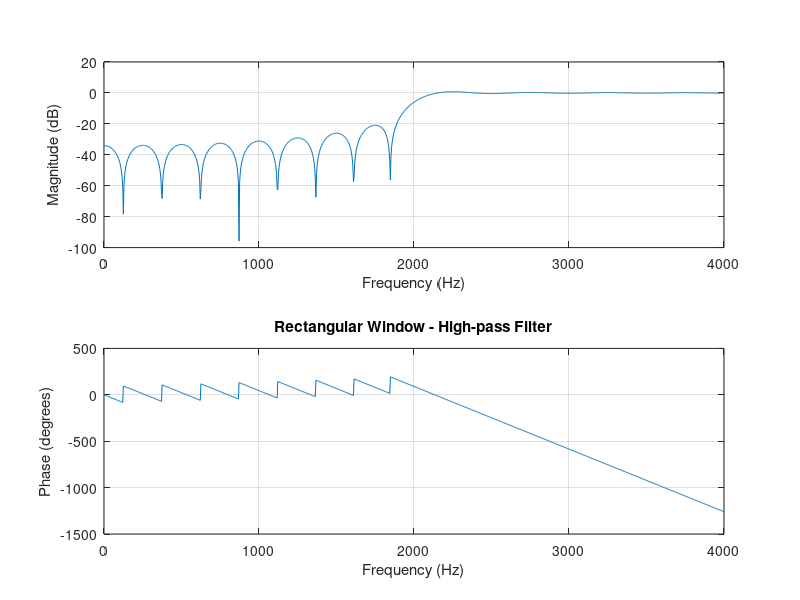
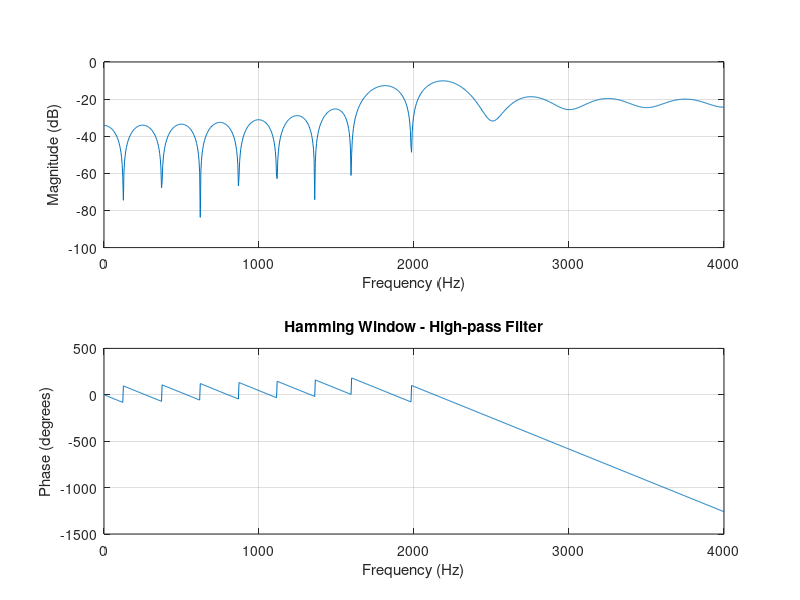

Source code (MATLAB) for these figures, in order:
% High-Pass FIR Filter using Various Windows
clc; clear; close all;

fs = 8000;  % Sampling Frequency
fc = 2000;  % Cutoff Frequency
N = 30;     % Filter Order
n = -N/2:N/2;
w_c = 2 * pi * fc / fs;

hd = sin(w_c * n) ./ (pi * n);
hd(n == 0) = w_c / pi;

delta = zeros(1, N+1);
delta(N/2 + 1) = 1;
hd_hpf = delta - hd;

w_rect = ones(1, N+1);
w_hamm = 0.54 - 0.46 * cos(2 * pi * n / (N-1));
h_rect = hd_hpf .* w_rect;
h_hamm = hd_hpf .* w_hamm;

figure;
freqz(h_rect, 1, 1024, fs);
title('Rectangular Window - High-pass Filter');

figure;
freqz(h_hamm, 1, 1024, fs);
title('Hamming Window - High-pass Filter');
